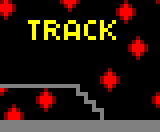

Below is a game level as drawn by its tile map, then a one-line description and the .tmx file that defines it, in full:
An orthogonal 40x33 tile map with 4x4 px tiles, 1 tile layer (Capa de Patrones 1).

<map version="1.0" orientation="orthogonal" renderorder="right-down" width="40" height="33" tilewidth="4" tileheight="4" nextobjectid="1">
 <tileset firstgid="1" name="CPCpaleta" tilewidth="4" tileheight="4" tilecount="27" columns="9">
  <image source="CPCpaleta.png" width="36" height="12" />
 </tileset>
 <layer name="Capa de Patrones 1" width="40" height="33">
  <data encoding="csv">
4,7,4,1,1,1,1,1,1,1,1,1,1,1,1,4,7,7,7,4,1,1,1,1,1,1,1,1,1,1,1,4,1,1,1,1,1,1,1,4,
7,7,7,4,1,1,1,1,1,1,1,1,1,1,1,1,4,7,4,1,1,1,1,1,1,1,1,1,1,1,4,7,4,1,1,1,1,1,1,1,
7,7,7,4,1,1,1,1,1,1,1,1,1,1,1,1,1,4,1,1,1,1,1,1,1,1,1,1,1,4,7,7,7,4,1,1,1,1,1,1,
4,7,4,1,1,1,1,1,1,1,1,1,1,1,1,1,1,1,1,1,1,1,1,1,1,1,1,1,1,4,7,7,7,4,1,1,1,1,1,1,
1,4,1,1,1,1,1,1,1,1,1,1,1,1,1,1,1,1,1,1,1,1,1,1,1,1,1,1,1,1,4,7,4,1,1,1,1,1,1,1,
1,1,1,1,1,1,1,25,25,25,1,25,25,25,1,1,1,25,25,1,1,1,25,25,1,25,1,1,25,1,1,4,1,1,1,1,1,1,1,1,
1,1,1,1,1,1,1,1,25,1,1,25,1,1,25,1,25,1,1,25,1,25,1,1,1,25,1,25,1,1,1,1,1,1,1,1,1,1,1,1,
1,1,1,1,1,1,1,1,25,1,1,25,25,25,1,1,25,1,1,25,1,25,1,1,1,25,25,1,1,1,1,1,1,1,1,1,1,1,1,1,
1,1,1,1,1,1,1,1,25,1,1,25,1,25,1,1,25,25,25,25,1,25,1,1,1,25,1,25,1,1,1,1,1,1,1,1,1,1,1,1,
1,1,1,1,1,1,1,1,25,1,1,25,1,1,25,1,25,1,1,25,1,1,25,25,1,25,1,1,25,1,1,1,1,1,4,1,1,1,1,1,
1,1,1,1,1,1,1,1,1,1,1,1,1,1,1,1,1,1,1,1,1,1,1,1,1,1,1,1,1,1,1,1,1,4,7,4,1,1,1,1,
1,1,1,1,1,1,1,1,1,1,1,1,1,1,1,1,1,1,1,1,1,1,1,1,1,1,1,1,1,1,1,1,4,7,7,7,4,1,1,1,
1,1,1,1,1,1,1,1,1,1,1,1,1,1,1,1,1,1,1,1,1,1,1,1,1,1,1,1,1,1,1,1,4,7,7,7,4,1,1,1,
1,1,1,1,1,1,1,1,1,1,1,1,1,1,1,1,1,1,1,1,1,1,1,1,1,1,1,1,1,1,1,1,1,4,7,4,1,1,1,1,
1,1,1,1,1,1,1,1,1,1,1,1,1,1,1,1,1,1,1,1,1,1,1,1,1,1,1,1,1,1,1,1,1,1,4,1,1,1,1,1,
1,1,1,1,1,1,1,1,1,1,1,1,1,1,1,1,1,1,1,1,1,1,1,1,1,1,1,1,1,1,1,1,1,1,1,1,1,1,1,1,
1,1,1,1,1,1,1,1,1,1,1,1,1,1,1,1,1,1,1,1,1,1,1,1,1,1,1,1,1,1,1,1,1,1,1,1,1,1,1,1,
1,1,1,1,1,1,1,1,1,1,1,1,1,1,1,1,1,1,1,1,1,1,1,1,1,1,1,4,1,1,1,1,1,1,1,1,1,1,1,1,
1,1,1,1,1,1,1,1,1,1,1,1,1,1,1,1,1,1,1,1,1,1,1,1,1,1,4,7,4,1,1,1,1,1,1,1,1,1,1,1,
1,1,1,1,1,1,1,1,1,1,1,1,1,1,1,1,1,1,1,1,1,1,1,1,1,4,7,7,7,4,1,1,1,1,1,1,1,1,1,1,
1,1,1,1,1,1,1,1,1,1,1,1,1,1,1,1,1,1,1,1,1,1,1,1,1,4,7,7,7,4,1,1,1,1,1,1,1,1,1,1,
14,14,14,14,14,14,14,14,14,14,14,14,14,14,14,14,14,14,14,14,1,1,1,1,1,1,4,7,4,1,1,1,1,1,1,1,1,1,1,1,
7,4,1,1,1,1,1,1,1,1,1,4,1,1,1,1,1,1,1,14,1,1,1,1,1,1,1,4,1,1,1,1,1,1,1,1,1,1,1,1,
4,1,1,1,1,1,1,1,1,1,4,7,4,1,1,1,1,1,1,14,14,14,1,1,1,1,1,1,1,1,1,1,1,1,1,1,1,1,1,4,
1,1,1,1,1,1,1,1,1,4,7,7,7,4,1,1,1,1,1,1,1,14,1,1,1,1,1,1,1,1,1,1,1,1,1,1,1,1,4,7,
1,1,1,1,1,1,1,1,1,4,7,7,7,4,1,1,1,1,1,1,1,14,14,14,1,1,1,1,1,1,1,1,1,1,1,1,1,1,4,7,
1,1,1,4,1,1,1,1,1,1,4,7,4,1,1,1,1,1,1,1,1,1,1,14,1,1,1,1,1,1,1,1,1,1,1,1,1,1,1,4,
1,1,4,7,4,1,1,1,1,1,1,4,1,1,1,1,1,1,1,1,1,1,1,14,14,14,1,1,1,1,1,1,1,1,1,1,1,1,1,1,
1,4,7,7,7,4,1,1,1,1,1,1,1,1,1,1,1,1,1,1,1,1,1,1,1,14,1,1,1,1,1,1,1,1,1,1,1,1,1,1,
1,4,7,7,7,4,1,1,1,1,1,1,1,1,1,1,1,1,1,1,1,1,1,1,1,14,1,1,1,1,1,1,1,1,1,1,1,1,1,1,
14,14,14,14,14,14,14,14,14,14,14,14,14,14,14,14,14,14,14,14,14,14,14,14,14,14,14,14,14,14,14,14,14,14,14,14,14,14,14,14,
14,14,14,14,14,14,14,14,14,14,14,14,14,14,14,14,14,14,14,14,14,14,14,14,14,14,14,14,14,14,14,14,14,14,14,14,14,14,14,14,
14,14,14,14,14,14,14,14,14,14,14,14,14,14,14,14,14,14,14,14,14,14,14,14,14,14,14,14,14,14,14,14,14,14,14,14,14,14,14,14
</data>
 </layer>
</map>
